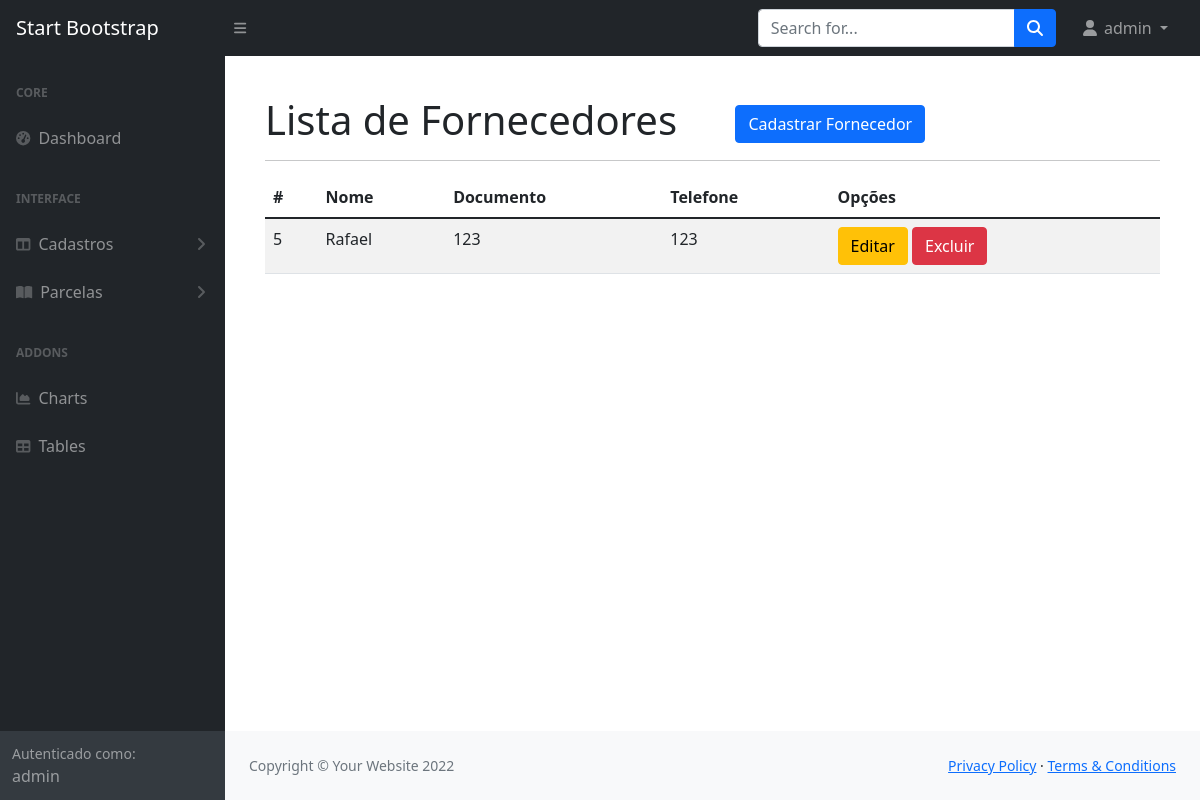
Before: /listar/fornecedores/ (signed in) with the older database file.
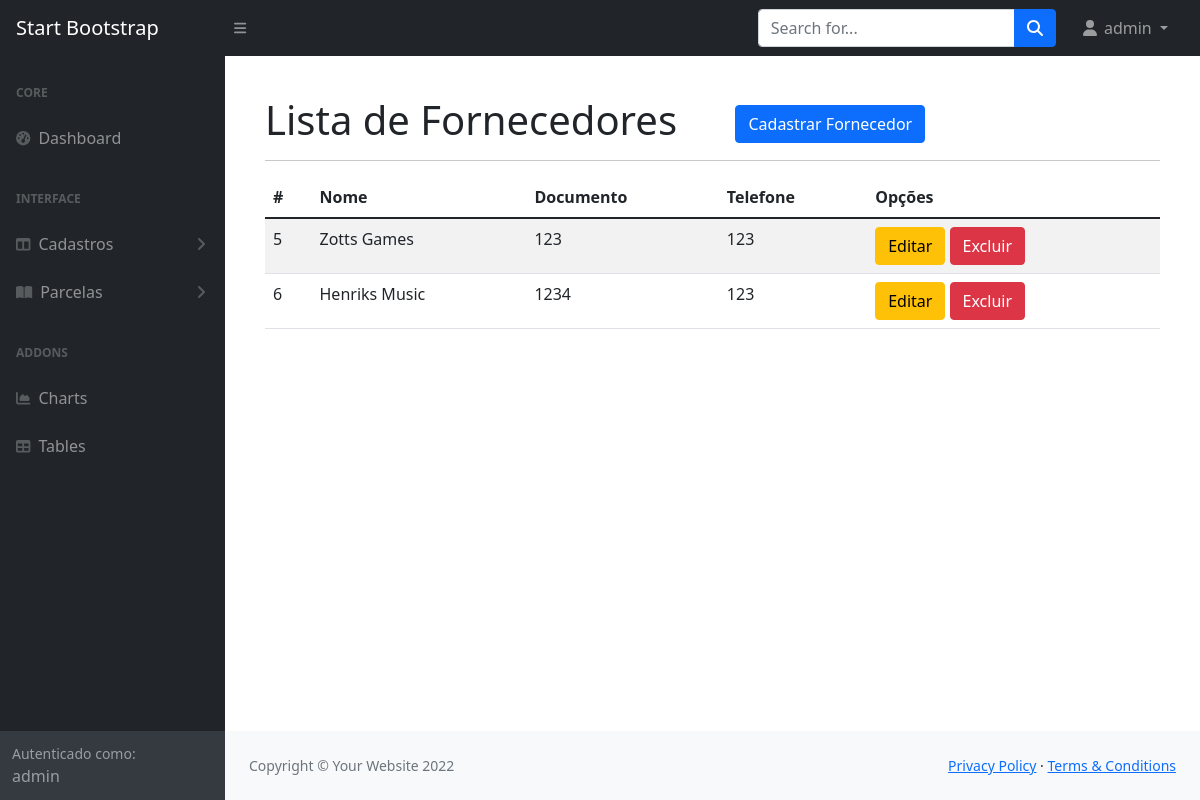
After: the same page with the newer database file.
### cadastros/models.py (models this page shows, shortened)
class Fornecedor(models.Model):
    nome = models.CharField(max_length=100)
    documento = models.CharField(max_length=20, verbose_name="CPF ou CNPJ", unique=True)
    telefone = models.CharField(max_length=15)
    usuario = models.ForeignKey(User, on_delete=models.PROTECT)

### cadastros/views.py (the view)
# urls.py: path('listar/fornecedores/', FornecedorList.as_view(), name='listar-fornecedor'),
class FornecedorList(LoginRequiredMixin, ListView):
    model = Fornecedor
    template_name = 'cadastros/listas/fornecedores.html'
    def get_queryset(self):
        self.object_list = Fornecedor.objects.filter(usuario=self.request.user)
        return self.object_list

### cadastros/templates/cadastros/listas/fornecedores.html
{% extends 'paginas/modelo.html' %}
{% load static %}
{% block conteudo %}
<h1 class="mt-4">
    Lista de Fornecedores
    <a href="{% url 'cadastrar-fornecedor' %}"
       class="btn btn-primary float-right ms-5">
        Cadastrar Fornecedor
    </a>
</h1>
<hr>
<table class="table table-striped">
    <thead>
        <tr>
            <th>#</th>
            <th>Nome</th>
            <th>Documento</th>
            <th>Telefone</th>
            <th>Opções</th>
        </tr>
    </thead>
    <tbody>
        {% for obj in object_list %}
            <tr>
                <td>{{ obj.pk }}</td>
                <td>{{ obj.nome }}</td>
                <td>{{ obj.documento }}</td>
                <td>{{ obj.telefone }}</td>
                <td>
                    <a href="{% url 'editar-fornecedor' obj.pk %}" class="btn btn-warning">
                        Editar</a>
                    <a href="{% url 'excluir-fornecedor' obj.pk %}" class="btn btn-danger">
                        Excluir</a>
                </td>
            </tr>
        {% empty %}
            <tr>
                <td colspan="100%">Nenhum registro encontado.</td>
            </tr>
        {% endfor %}
    </tbody>
</table>
{% endblock %}

Changed rows visible on the page:
changed Fornecedor id 5: nome "Rafael" → "Zotts Games"
added Fornecedor: pk "6", nome "Henriks Music", documento "1234", telefone "123"
